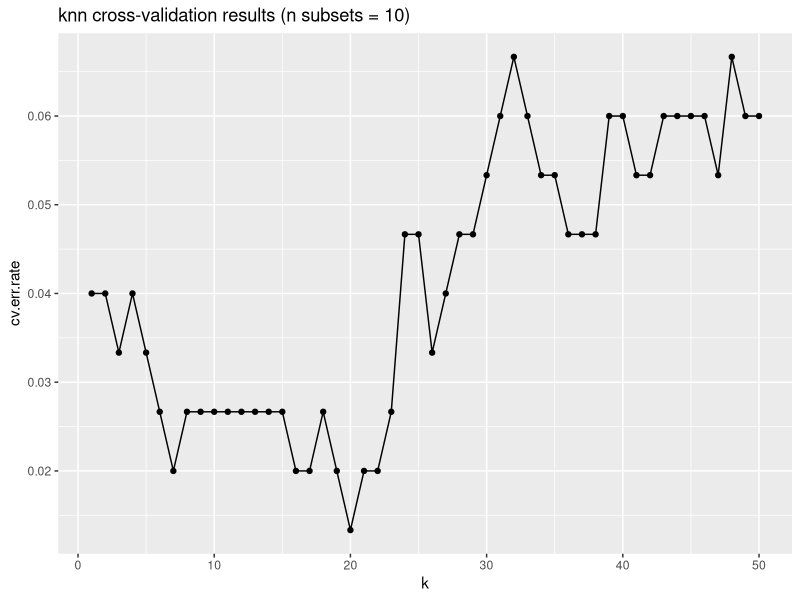
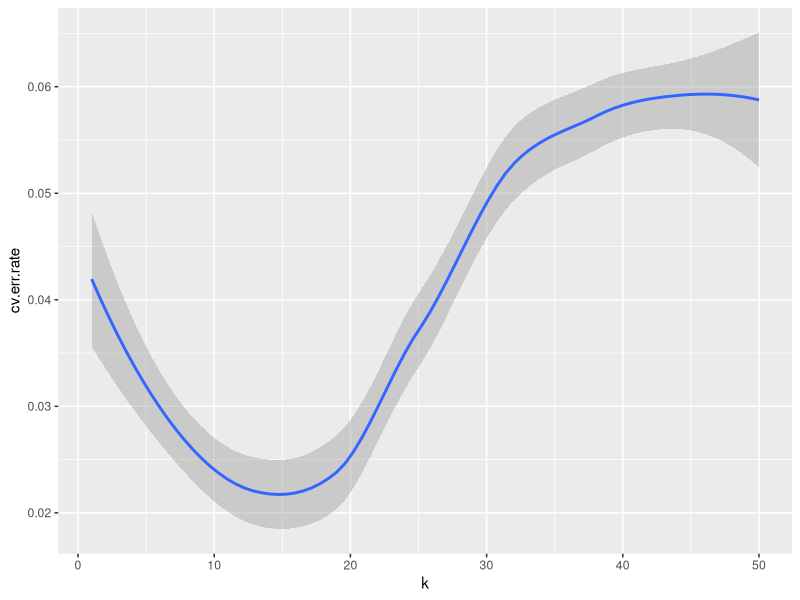

Source code (R) for these figures, in order:
library(class)
library(ggplot2)
data <- iris
labels <- data$Species
data$Species <- NULL
set.seed(1)

N <- nrow(data)

n <- 10 #n of cv folds (must be a divider of N)
max.k <- 50 #max number of nearest neighbors

#Function to run one iteration of knn for k in [1:max.k]
do.knn.subset <- function(max.k, i, train.data, test.data, train.labels, test.labels){
  #data frame that will contain the result
  err.rates <- data.frame()
  
  #for loop on k
  for(k in 1:max.k){
    knn.fit <- knn(train = train.data,
                   test = test.data,
                   cl = train.labels,
                   k = k
    )
    
    # calculate error
    this.err <- sum(test.labels != knn.fit)/length(test.labels)
    
    # append error to results column
    err.rates <- rbind(err.rates, this.err)
  }
  
  #return the column of results
  return(err.rates)
}


# function to do the cross validation on n subsets for a given range of k
do.cv <- function(n, max.k, data, labels){
  #helper factor that we will use to split the data into n subsets
  indexc <- as.factor(c(rep(1:n, N/n)))
  data <- cbind(data, indexc)
  labels <- cbind(labels, indexc)
  
  #results data.frame
  cv.result <- data.frame(1:max.k)
  colnames(cv.result) <- "knn"

  # for loop on cv subsets
  for(i in 1:n){
    
    #assign the training and test subsets
  	train.data <- subset(data, indexc != i)[,1:4]
  	test.data <- subset(data, indexc == i)[,1:4]
  	train.labels <- subset(labels, indexc != i)[,1]
  	test.labels <- subset(labels, indexc == i)[,1]
    
    #run cv using function above
    err.rates.temp <- do.knn.subset(max.k, i, train.data, test.data, train.labels, test.labels)
    
    #append results of specific cv as a column
    cv.result <- cbind(cv.result, err.rates.temp)
  }
  return(cv.result)
}


#cv.err.rates is a table of max.k rows and n columns
cv.err.rates <- do.cv(n, max.k, data, labels)

#calculate mean of cv folds for each k
results <- data.frame(1:max.k, apply(cv.err.rates[,2:length(cv.err.rates)], 1, mean))

#adjust names
names(results) <- c("k", "cv.err.rate")

#plot the rsults
title <- paste('knn cross-validation results (n subsets = ', n, ')', sep='')
results.plot <- ggplot(results, aes(x=k, y=cv.err.rate)) + geom_point() + geom_line()
results.plot <- results.plot + ggtitle(title)
print(results.plot)

results.plot <- ggplot(results, aes(x=k, y=cv.err.rate)) + geom_smooth()

print(results.plot)
  
  
